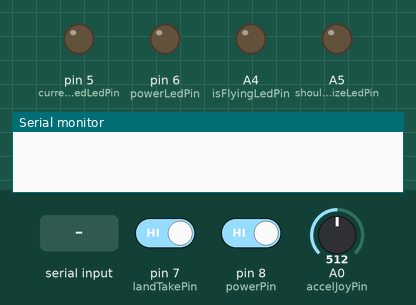
The sketch below on a simulated Arduino Uno, built with avr-gcc and run on an emulated ATmega328P. Shown: output pins drawn as LEDs (lit = HIGH), the last lines printed to the serial monitor. Dashed ring = blinking. Inputs (shaded band) come from the test bench; at power-on: A0 (accelJoyPin) = 512, pin 8 (powerPin) HIGH, pin 7 (landTakePin) HIGH.

Above: at 1.2 s.
1.3 s: A0 (accelJoyPin) set to 481
At 4.07 s:
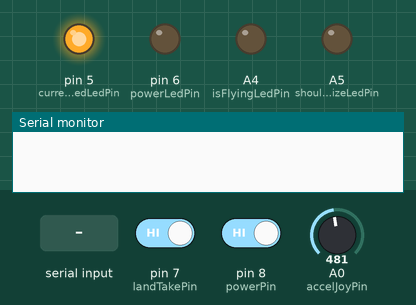
4.3 s: pin 8 (powerPin) driven LOW
At 5.4 s:
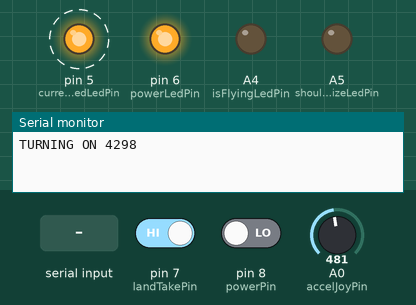
7.3 s: pin 7 (landTakePin) driven LOW
10.3 s: "1" received over Serial
13.3 s: A0 (accelJoyPin) set to 526
16.3 s: A0 (accelJoyPin) set to 543
At 17.35 s:
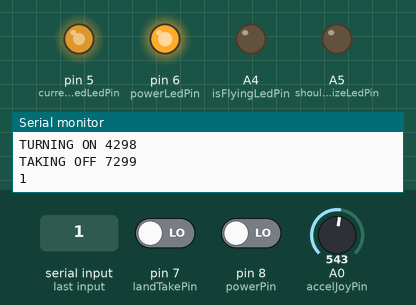
Timing chart, 0 to 20.3 s (numbered marks = the images above; inputs shaded):
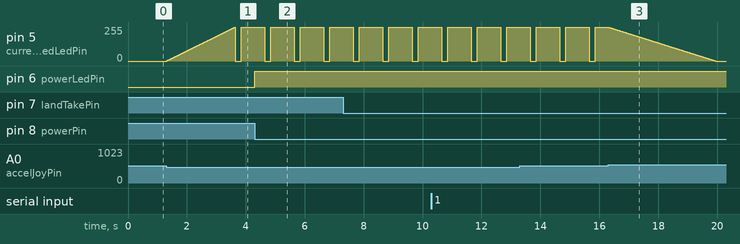

Measured:
- the behaviour switches between 482 and 481 on A0 (accelJoyPin) (found by bisection; images 0 and 1)
- the behaviour switches between 542 and 543 on A0 (accelJoyPin) (found by bisection; images 2 and 3)
- after the input at 4.3 s, pin 6 (powerLedPin): LOW → HIGH at once

The sketch:

Quad_Remote.ino
```cpp
#include <SoftwareSerial.h>
#include <BlynkSimpleSerialBLE.h>


struct data {
  bool shouldEmergencyStop = false;
  int isQuadTurnedOn = false;
  bool hasStartedProps = false;
  bool shouldTakeOff = false;
  bool shouldLand = false;
  bool isLanded = true;
  bool shouldStabilize = false;

  const float minSpeed = 20.0; // MINIMUM MOTOR SPEED THAT STILL SPINS THE PROPS
  const float maxSpeed = 255.0; // MAXIMUM MOTOR SPEED
  float baseSpeed = 150.0; // BASE HOVER OR FLYING MOTOR SPEED
  float currentSpeed = 0.0; // THE SPEED OF THE MOTORS ONCE QUAD IS POWERED ON
};
struct data transmitData;

int powerPin = 8;
int landTakePin = 7;

int accelJoyPin = A0;
int dirJoyPinY = A1;
int dirJoyPinX = A2;


int shouldStabilizeLedPin = A5;
int isFlyingLedPin = A4;
int powerLedPin = 6;
int currentSpeedLedPin = 5;

WidgetLCD lcd(V9);

BlynkTimer timer;

int accelValOff;
int dirJoyXOff;
int dirJoyYOff;

void setup() {
  // put your setup code here, to run once:

  Serial.begin(9600);
  pinMode(powerPin, INPUT);
  pinMode(landTakePin, INPUT);


  pinMode(accelJoyPin, INPUT);
  pinMode(dirJoyPinX, INPUT);
  pinMode(dirJoyPinY, INPUT);


  pinMode(powerLedPin, OUTPUT);
  pinMode(currentSpeedLedPin, OUTPUT);
  pinMode(isFlyingLedPin, OUTPUT);
  pinMode(shouldStabilizeLedPin, OUTPUT);

  accelValOff = analogRead(accelJoyPin);
  dirJoyXOff = analogRead(dirJoyPinX);
  dirJoyYOff = analogRead(dirJoyPinY);

  //Blynk.begin(Serial, auth);
  //resetAppControls();
  //resetAppControlsLed();
  //timer.setInterval(1000, timer1);
}

int powerPinState = 0;
int powerPinStateLast = 0;
long int  powerPinPushTime = 0;
int  powerPinPushDuration = 0;

int landTakePinState = 0;
int landTakePinStateLast = 0;


long int currentSpeedLedPinMillis;
bool currentSpeedLedPinRepeat = true;

unsigned long disconnectMillis;


void loop() {
  if(Serial.available()){
    Serial.write(Serial.read());
  }
  ////////////////////////  ////////////////////////
  digitalWrite(isFlyingLedPin, !transmitData.isLanded);
  digitalWrite(shouldStabilizeLedPin, transmitData.shouldStabilize);;
  handleAccelJoy();
  speedLedBlink();
  handlePowerBttn();
  handleLandTakeBttn();
  ////////////////////////  ////////////////////////

}

BLYNK_CONNECTED() {
  lcd.print(0, 0, "Blynk Connected.");
}

BLYNK_APP_CONNECTED() {
  lcd.print(0, 0, "App Connected.");
}

BLYNK_WRITE(V0) {
  // IF QUAD IS FLYING AND ISN'T TURNED ON
  transmitData.isQuadTurnedOn = param.asInt();
  Blynk.virtualWrite(V10, transmitData.isQuadTurnedOn * 255);


}

int sliderVal;
BLYNK_WRITE(V1) {
  sliderVal = param.asInt();
  if (transmitData.isQuadTurnedOn && sliderVal != 1 & sliderVal != 2) {
    transmitData.currentSpeed = sliderVal;

    if (transmitData.currentSpeed > transmitData.baseSpeed) {
      transmitData.isLanded = false;
    } else if (transmitData.currentSpeed < transmitData.baseSpeed / 2) {
      transmitData.isLanded = true;
    }
    if (transmitData.currentSpeed > transmitData.minSpeed) {
      transmitData.shouldStabilize = true;
    } else {
      transmitData.shouldStabilize = false;
    }
  } else {
    resetAppControls();
    lcd.print(0, 0, "Quad is OFF");
  }


  /*
    if (transmitData.isQuadTurnedOn) {
      if (param.asInt() != 1 && param.asInt() != 2) {
        //transmitData.currentSpeed = ((transmitData.maxSpeed - transmitData.minSpeed) / (transmitData.maxSpeed)) * param.asInt() + transmitData.minSpeed;

      }
    } else { // SEPARATE IF STATEMENT USED TO AVOID SLIDER SETTING ITSELF TO 2 WHEN CONTROLLER DISCONNECTED
      resetAppControls();
    }
  */
}
BLYNK_WRITE(V2) {
  if (transmitData.isQuadTurnedOn) {


  } else {
    resetAppControls();
    lcd.print(0, 0, "Quad is OFF");
  }
}
BLYNK_WRITE(V3) {
  if (transmitData.isQuadTurnedOn) {


  } else {
    resetAppControls();
    lcd.print(0, 0, "Quad is OFF");
  }

}
BLYNK_WRITE(V4) {
  if (transmitData.isQuadTurnedOn) {
    if (param.asInt() == 1 && transmitData.isLanded) {
      transmitData.shouldTakeOff = true;
    } else if (transmitData.currentSpeed > transmitData.baseSpeed / 2) {
      transmitData.shouldLand = true;
    }
  } else {
    resetAppControls();
    lcd.print(0, 0, "Quad is OFF");
  }
}

void land() {
  // send signal to quad to land
}


void timer1() {
  lcd.clear();
  lcd.print(0, 1, String(millis() / 1000) + "s");
  timer2();
  timer3();
}
void timer2() {
  Blynk.virtualWrite(V10, transmitData.isQuadTurnedOn * 255);
  Blynk.virtualWrite(V11, transmitData.currentSpeed);
}
void timer3() {
  Blynk.virtualWrite(V12, !transmitData.isLanded * 255);
  Blynk.virtualWrite(V13, transmitData.shouldStabilize * 255);
}
void timer4() {
  Blynk.virtualWrite(V4, !transmitData.isLanded);
  Blynk.virtualWrite(V0, transmitData.isQuadTurnedOn);
  Blynk.virtualWrite(V1, transmitData.currentSpeed);
}

void resetAppControls() {
  timer2();
  timer3();
  timer4();
}

void resetAppControlsLed() {
  timer2();
  timer3();
}

void handleAccelJoy() {
  float accelVal = analogRead(accelJoyPin) - accelValOff;
  if (accelVal < -30) {
    if ( transmitData.currentSpeed < transmitData.maxSpeed) {
      transmitData.currentSpeed += pow((abs(accelVal) / 200.0), 2);
    } else {
      transmitData.currentSpeed = 255;
    }

  }
  if (accelVal > 30) {
    if (transmitData.currentSpeed > 0) {
      transmitData.currentSpeed -= pow((abs(accelVal) / 250.0), 2);
    } else {
      transmitData.currentSpeed = 0;
    }

  }
}

void handlePowerBttn() {
  powerPinState = digitalRead(powerPin);
  if (powerPinState == LOW && powerPinStateLast == HIGH) {
    powerPinPushTime = millis();
    if (transmitData.isQuadTurnedOn) {
      transmitData.isQuadTurnedOn = false;
      Serial.println("TURNING OFF " + String(millis()));
      digitalWrite(powerLedPin, LOW);
    } else {
      transmitData.isQuadTurnedOn = true;
      Serial.println("TURNING ON " + String(millis()));
      digitalWrite(powerLedPin, HIGH);
    }

  } else if (powerPinState == HIGH && transmitData.isQuadTurnedOn) { //&& !transmitData.shouldEmergencyStop) {
    powerPinPushDuration = 0;
    powerPinPushDuration += millis() - powerPinPushTime;
    if (powerPinPushDuration > 1000) {
      digitalWrite(powerLedPin, LOW);
    }
    if (powerPinPushDuration > 1500) {
      digitalWrite(powerLedPin, HIGH);
    }
    if (powerPinPushDuration > 2000) {
      digitalWrite(powerLedPin, LOW);
    }
    if (powerPinPushDuration > 2500) {
      digitalWrite(powerLedPin, HIGH);
    }
    if (powerPinPushDuration > 3000) {
      digitalWrite(powerLedPin, LOW);
      transmitData.shouldEmergencyStop = true;

      Serial.println("EMERGENCY STOP " + String(millis()));
    }
  }
  powerPinStateLast = powerPinState;
}

void handleLandTakeBttn() {
  landTakePinState = digitalRead(landTakePin);
  if (landTakePinState == LOW && landTakePinStateLast == HIGH) {
    if (transmitData.isLanded) {
      transmitData.shouldTakeOff = true;
      Serial.println("TAKING OFF " + String(millis()));
    } else {
      transmitData.shouldLand = true;
      Serial.println("LANDING " + String(millis()));
    }

  }
  landTakePinStateLast = landTakePinState;
}

void speedLedBlink() {
  if (transmitData.currentSpeed == transmitData.maxSpeed) {
    if (currentSpeedLedPinRepeat) {
      digitalWrite(currentSpeedLedPin, LOW);
      currentSpeedLedPinMillis = millis();
      currentSpeedLedPinRepeat = false;
    }
    if (millis() - currentSpeedLedPinMillis > 200) {
      digitalWrite(currentSpeedLedPin, HIGH);
    }
    if (millis() - currentSpeedLedPinMillis > 1000) {
      currentSpeedLedPinRepeat = true;
    }
  } else {
    analogWrite(currentSpeedLedPin, transmitData.currentSpeed);
  }
}
```
